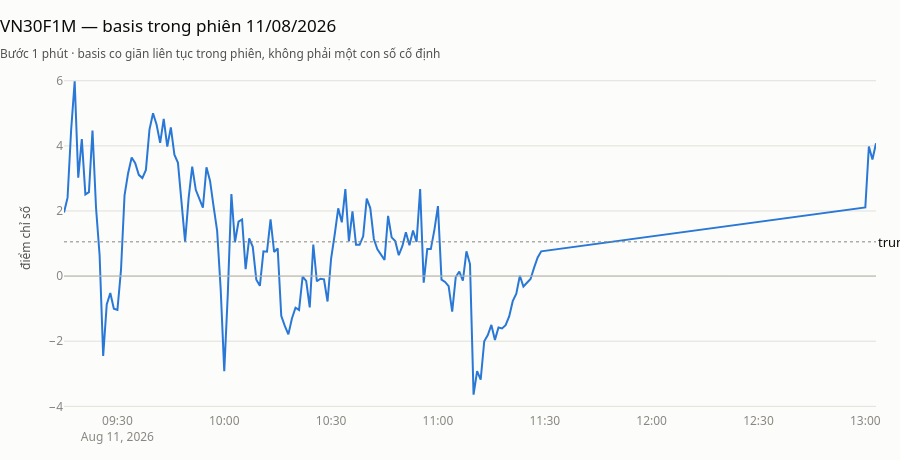

Notebook cell for this chart:
### Markdown cell above
## 4 · Basis trong phiên — bước 1 phút

### Code cell
phien_cuoi = basis["date"].max()
ngay_str = phien_cuoi.strftime("%Y-%m-%d")

ib = client.intraday.derivative.basis(HD, start=ngay_str, end=ngay_str)
print(f"{len(ib)} thanh 1 phút · {ib['time'].min():%H:%M} → {ib['time'].max():%H:%M}")

fig = duong(
    ib,
    x="time",
    y="basis",
    tieu_de=f"{HD} — basis trong phiên {phien_cuoi:%d/%m/%Y}",
    phu_de="Bước 1 phút · basis co giãn liên tục trong phiên, không phải một con số cố định",
    nhan_y="điểm chỉ số",
    moc_khong=True,
)
fig.add_hline(y=ib["basis"].mean(), line_dash="dot", line_width=1, line_color="#898781",
              annotation_text=f"trung bình phiên {ib['basis'].mean():+.2f}", annotation_position="right")
fig

### Figure 1 — Plotly figure (JSON) as saved in the notebook; plotly's stock layout.template omitted (floating-point values rounded to 4 significant figures; data arrays with more than 128 entries replaced by an {"elided": "..."} marker saying what was removed)
{"data": [{"hovertemplate": "%{y:,.2f}<extra>%{fullData.name}</extra>", "line": {"color": "#2a78d6", "width": 2}, "mode": "lines", "name": "basis", "type": "scatter", "x": {"elided": "139 str values"}, "y": {"elided": "139 float values"}}], "layout": {"annotations": [{"showarrow": false, "text": "trung bình phiên +1.05", "x": 1, "xanchor": "left", "xref": "x domain", "y": 1.052, "yanchor": "middle", "yref": "y"}], "height": 460, "hovermode": "x unified", "shapes": [{"line": {"color": "#c3c2b7", "width": 1}, "type": "line", "x0": 0, "x1": 1, "xref": "x domain", "y0": 0, "y1": 0, "yref": "y"}, {"line": {"color": "#898781", "dash": "dot", "width": 1}, "type": "line", "x0": 0, "x1": 1, "xref": "x domain", "y0": 1.052, "y1": 1.052, "yref": "y"}], "showlegend": false, "title": {"text": "VN30F1M — basis trong phiên 11/08/2026<br><sub style='color:#52514e'>Bước 1 phút · basis co giãn liên tục trong phiên, không phải một con số cố định</sub>"}, "yaxis": {"title": {"text": "điểm chỉ số"}}}}
